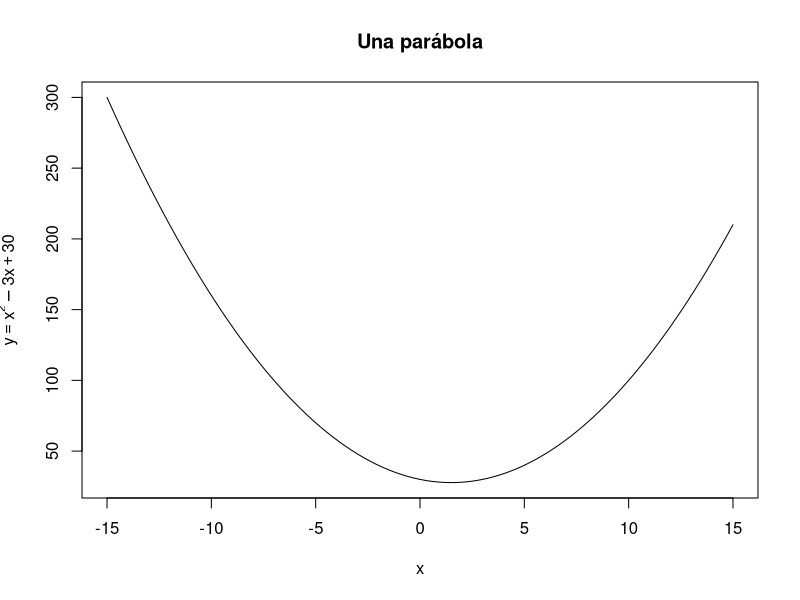
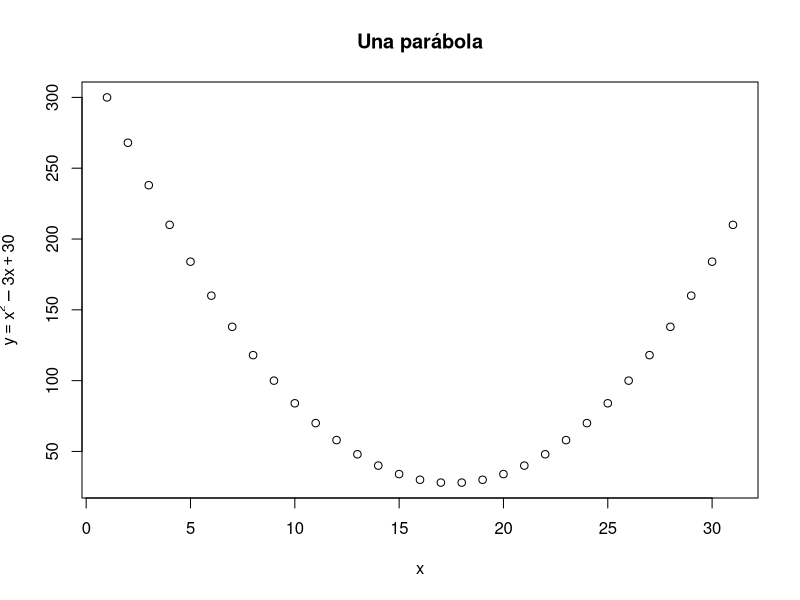
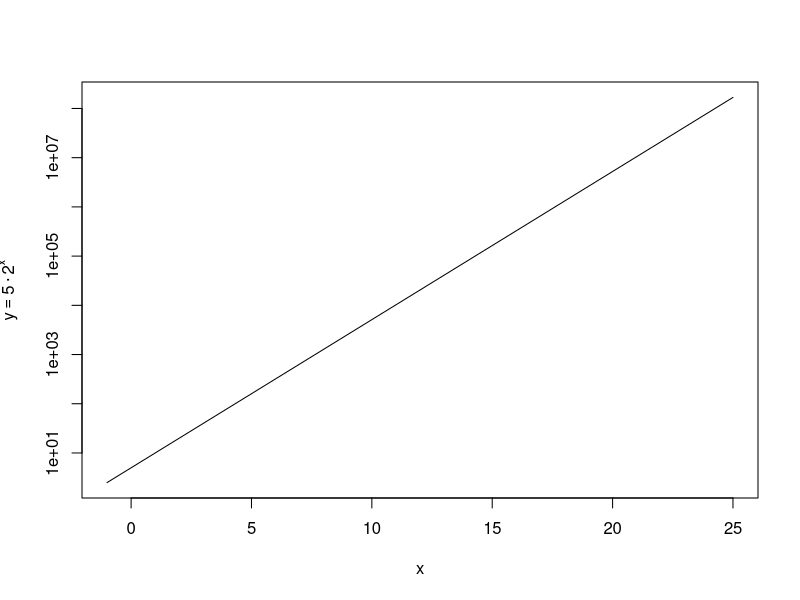
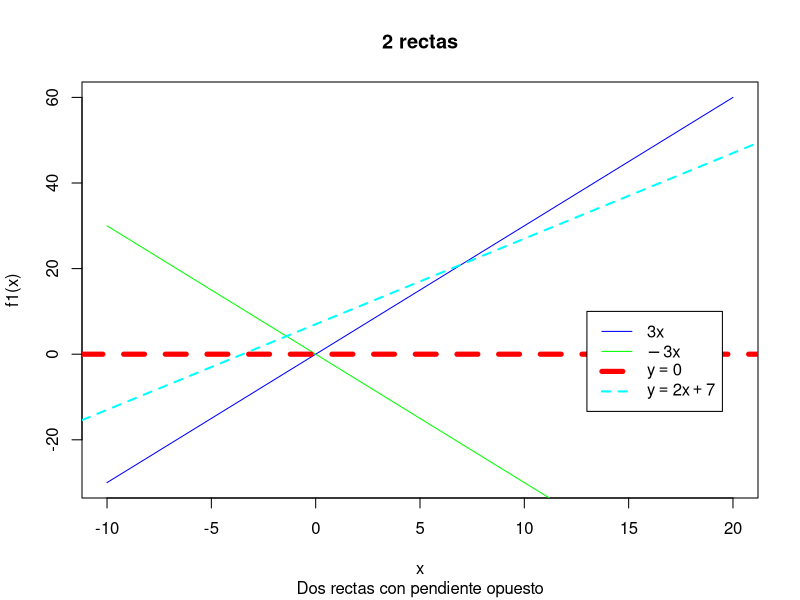

The R source for these figures, in order:
## ---- chunk 1
knitr::opts_chunk$set(echo = TRUE)
## ---- chunk 2
curve(x^2 - 3*x + 30, 
      xlim = c(-15, 15), 
      main = "Una parábola", 
      xlab = expression(x), 
      ylab = expression(y == x^2 - 3*x + 30)
      )
## ---- chunk 3
f = function(x){x^2 - 3*x + 30}
plot(f(-15:15),
      main = "Una parábola", 
      xlab = expression(x), 
      ylab = expression(y == x^2 - 3*x + 30)
      )
## ---- chunk 4
g = function(x){5*2^x}
curve(g,
      log = "y",
      xlim = c(-1, 25), 
      ylab = expression(y == 5%.%2^x)
      )
## ---- chunk 5
f1 = function(x){3*x}
f2 = function(x){-3*x}

curve(f1,
      main = "2 rectas",
      sub = "Dos rectas con pendiente opuesto",
      xlim = c(-10, 20),
      col="blue"
      )
curve(f2,
      col="green",
      add = TRUE
      )
abline(h = 0, col = "red", lwd = 5, lty = "dashed")
abline(7, 2, col = "cyan", lwd = 2, lty = "dashed")
legend(13,10, 
       legend = c(expression(3*x), expression(-3*x), expression (y == 0), expression(y == 2*x + 7)),
       col = c("blue", "green", "red", "cyan"),
       lty = c(1, 1, 2, 2),
       lwd = c(1, 1, 5, 2)
       )
